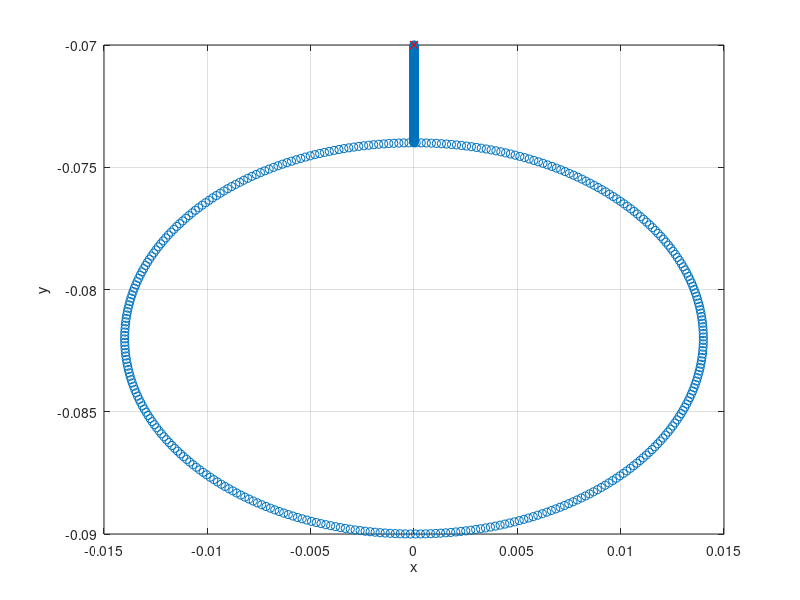
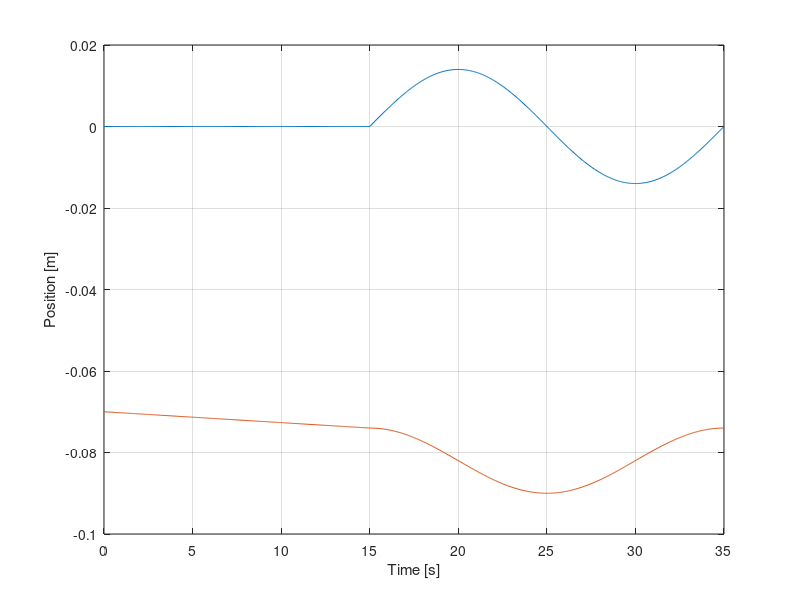

These charts were generated, in order, by the following MATLAB code:
clear all;close all;clc;

fs = 18;
t1 = 15;
T_ell = 20;

alpha = 0.014;
beta = 0.008;
L0 = -0.07;
y_off = -0.074;


t = linspace(0,t1+T_ell,(t1+T_ell)/(1/fs));
for ii = 1:length(t)

if t(ii) < t1
    x_d(ii) = 0;
    y_d(ii) = (y_off-L0)*1/t1*t(ii) + L0;
else
    x_d(ii) = alpha*cos(2*pi*t(ii)/T_ell);
    y_d(ii) = y_off-beta - beta*sin(2*pi*t(ii)/T_ell);
end

end

figure
plot(x_d,y_d,'o')
hold on;grid on;
plot(0,L0,'rx')
xlabel('x');ylabel('y')



figure
plot(t,x_d)
hold on;grid on
plot(t,y_d)
xlabel('Time [s]');ylabel('Position [m]')

